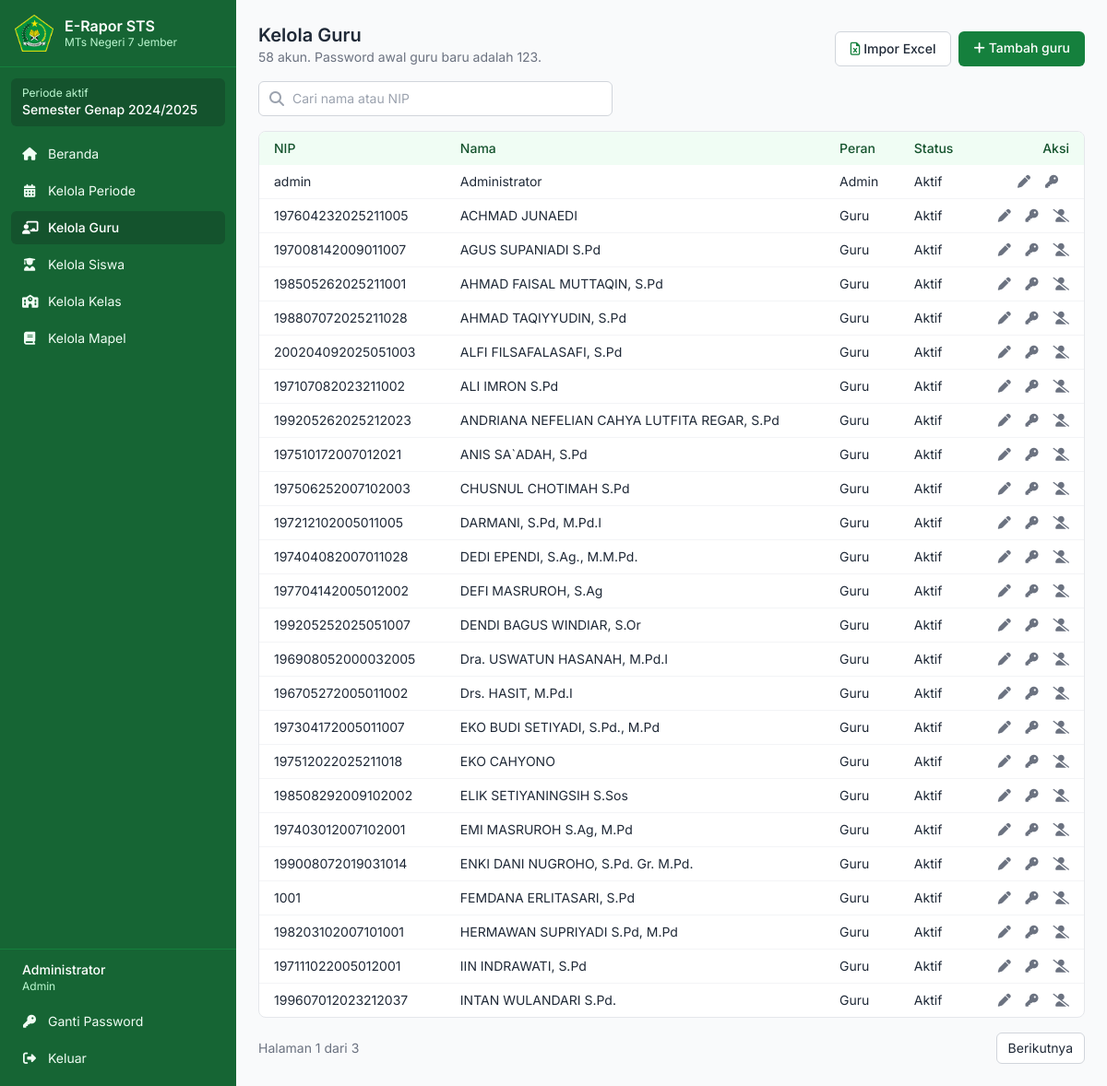
Screenshot of /admin/guru.php (signed in) with the database file from the repository.
### tables this page shows
CREATE TABLE periode (
  id             INT UNSIGNED AUTO_INCREMENT PRIMARY KEY,
  tahun_ajaran   VARCHAR(9) NOT NULL,                        
  semester       ENUM('Ganjil','Genap') NOT NULL,
  tanggal_cetak  DATE NULL,                                  
  is_aktif       TINYINT(1) NOT NULL DEFAULT 0,
  created_at     TIMESTAMP DEFAULT CURRENT_TIMESTAMP,
  UNIQUE KEY uq_periode (tahun_ajaran, semester)
);

CREATE TABLE users (
  id          INT UNSIGNED AUTO_INCREMENT PRIMARY KEY,
  nip         VARCHAR(30)  NOT NULL UNIQUE,
  nama        VARCHAR(100) NOT NULL,                         
  password    VARCHAR(255) NOT NULL,                         
  role        ENUM('admin','guru') NOT NULL DEFAULT 'guru',
  is_aktif    TINYINT(1) NOT NULL DEFAULT 1,
  created_at  TIMESTAMP DEFAULT CURRENT_TIMESTAMP
);

### app/bootstrap.php (called while the page is built, shortened)
<?php
function cfg(string $key): string { return (string)$GLOBALS['config'][$key]; }
function db(): PDO {
    static $pdo = null;
    if ($pdo === null) {
        $dsn = 'mysql:host=' . cfg('db_host') . ';dbname=' . cfg('db_name') . ';charset=utf8mb4';
        $pdo = new PDO($dsn, cfg('db_user'), cfg('db_pass'), [
            PDO::ATTR_ERRMODE => PDO::ERRMODE_EXCEPTION,
            PDO::ATTR_DEFAULT_FETCH_MODE => PDO::FETCH_ASSOC,
            PDO::ATTR_EMULATE_PREPARES => false,
        ]);
    }
    return $pdo;
}
function e(mixed $v): string { return htmlspecialchars((string)$v, ENT_QUOTES, 'UTF-8'); }
function url(string $path = ''): string { return cfg('base_url') . '/' . ltrim($path, '/'); }
function user(): ?array { return $_SESSION['user'] ?? null; }
function periode_aktif(): ?array {
    return db()->query('SELECT * FROM periode WHERE is_aktif = 1 LIMIT 1')->fetch() ?: null;
}

### admin/guru.php (the view, shortened to what this page needs)
<?php
require __DIR__ . '/../app/bootstrap.php';
$me = (int)user()['id'];
$q = trim($_GET['q'] ?? '');
$like = '%' . $q . '%';
$per = 25;
$st = db()->prepare('SELECT COUNT(*) FROM users WHERE nama LIKE ? OR nip LIKE ?');
$st->execute([$like, $like]);
$total = (int)$st->fetchColumn();
$pages = max(1, (int)ceil($total / $per));
$page = min(max(1, (int)($_GET['page'] ?? 1)), $pages);
$off = ($page - 1) * $per;
$st = db()->prepare("SELECT id, nip, nama, role, is_aktif FROM users
                     WHERE nama LIKE ? OR nip LIKE ? ORDER BY role, nama LIMIT $per OFFSET $off");
$st->execute([$like, $like]);
$daftar = $st->fetchAll();
require __DIR__ . '/../app/partials/header.php';
?>
<div class="flex flex-wrap items-end justify-between gap-3 mb-4">
  <div>
    <h1 class="text-xl font-semibold">Kelola Guru</h1>
    <p class="text-sm text-gray-500"><?= $total ?> akun. Password awal guru baru adalah 123.</p>
  </div>
  <div class="flex gap-2">
    <a href="<?= url('admin/guru_import.php') ?>" class="rounded-md border border-gray-300 bg-white hover:bg-gray-50 text-sm font-medium py-2 px-4">
      <i class="fa-regular fa-file-excel mr-1 text-green-700"></i>Impor Excel
    </a>
    <a href="<?= url('admin/guru_form.php') ?>" class="rounded-md bg-green-700 hover:bg-green-800 text-white text-sm font-medium py-2 px-4">
      <i class="fa-solid fa-plus mr-1"></i>Tambah guru
    </a>
  </div>
</div>
<form method="get" class="mb-4 max-w-sm relative">
  <i class="fa-solid fa-magnifying-glass absolute left-3 top-1/2 -translate-y-1/2 text-gray-400"></i>
  <input name="q" value="<?= e($q) ?>" placeholder="Cari nama atau NIP"
         class="w-full rounded-md border border-gray-300 pl-9 pr-3 py-2 text-sm focus:border-green-600 focus:ring-1 focus:ring-green-600 focus:outline-none">
</form>
<div class="bg-white border border-gray-200 rounded-lg overflow-x-auto">
  <table class="w-full text-sm">
    <thead class="bg-green-50 text-green-900 text-left">
      <tr>
        <th class="px-4 py-2 font-medium">NIP</th>
        <th class="px-4 py-2 font-medium">Nama</th>
        <th class="px-4 py-2 font-medium">Peran</th>
        <th class="px-4 py-2 font-medium">Status</th>
        <th class="px-4 py-2 font-medium text-right">Aksi</th>
      </tr>
    </thead>
    <tbody class="divide-y divide-gray-100">
    <?php foreach ($daftar as $g): ?>
      <tr class="<?= $g['is_aktif'] ? '' : 'text-gray-400' ?>">
        <td class="px-4 py-2 whitespace-nowrap"><?= e($g['nip']) ?></td>
        <td class="px-4 py-2"><?= e($g['nama']) ?></td>
        <td class="px-4 py-2"><?= $g['role'] === 'admin' ? 'Admin' : 'Guru' ?></td>
        <td class="px-4 py-2"><?= $g['is_aktif'] ? 'Aktif' : 'Nonaktif' ?></td>
        <td class="px-4 py-2 text-right whitespace-nowrap">
          <a href="<?= url('admin/guru_form.php?id=' . (int)$g['id']) ?>" class="text-gray-500 hover:text-green-700 mr-3" title="Edit">
            <i class="fa-solid fa-pen"></i>
          </a>
          <form method="post" class="inline" onsubmit="return confirm('Reset password <?= e(addslashes($g['nama'])) ?> ke 123?')">
            <button class="text-gray-500 hover:text-green-700 mr-3" title="Reset password ke 123"><i class="fa-solid fa-key"></i></button>
          </form>
          <?php if ((int)$g['id'] !== $me): ?>
          <form method="post" class="inline" onsubmit="return confirm('Ubah status akun ini?')">
            <button class="text-gray-500 hover:text-red-600" title="<?= $g['is_aktif'] ? 'Nonaktifkan' : 'Aktifkan' ?>">
              <i class="fa-solid <?= $g['is_aktif'] ? 'fa-user-slash' : 'fa-user-check' ?>"></i>
            </button>
          </form>
          <?php endif; ?>
        </td>
      </tr>
    <?php endforeach; ?>
    </tbody>
  </table>
</div>
<?php if ($pages > 1): ?>
<div class="flex items-center justify-between mt-4 text-sm">
  <span class="text-gray-500">Halaman <?= $page ?> dari <?= $pages ?></span>
  <div class="flex gap-2">
    <?php if ($page < $pages): ?>
      <a href="?q=<?= urlencode($q) ?>&page=<?= $page + 1 ?>" class="rounded-md border border-gray-300 bg-white px-3 py-1.5 hover:bg-gray-50">Berikutnya</a>
    <?php endif; ?>
  </div>
</div>
<?php endif; ?>
<?php require __DIR__ . '/../app/partials/footer.php'; ?>

### app/partials/head.php (shortened to what this page needs)
<!DOCTYPE html>
<html lang="id">
<head>
  <link rel="stylesheet" href="https://cdnjs.cloudflare.com/ajax/libs/font-awesome/6.5.2/css/all.min.css">
  <script src="https://cdn.tailwindcss.com"></script>
</head>
<body class="bg-gray-50 text-gray-800 font-sans antialiased">

### app/partials/header.php (shortened to what this page needs)
<?php
require __DIR__ . '/head.php';
$_u = user();
$_p = periode_aktif();
$_cur = basename($_SERVER['SCRIPT_NAME']);
$_menu = [['index.php', 'Beranda', 'fa-house', ['index.php']]];
if ($_u['role'] === 'admin') {
    $_menu[] = ['admin/periode.php', 'Kelola Periode', 'fa-calendar-days', ['periode.php']];
    $_menu[] = ['admin/guru.php', 'Kelola Guru', 'fa-chalkboard-user', ['guru.php', 'guru_form.php', 'guru_import.php']];
    $_menu[] = ['admin/siswa.php', 'Kelola Siswa', 'fa-user-graduate', ['siswa.php', 'siswa_form.php', 'siswa_import.php']];
    $_menu[] = ['admin/kelas.php', 'Kelola Kelas', 'fa-school', ['kelas.php', 'kelas_form.php', 'kelas_anggota.php', 'kelas_salin.php']];
    $_menu[] = ['admin/mapel.php', 'Kelola Mapel', 'fa-book', ['mapel.php', 'mapel_form.php']];
}
$_nav = fn(bool $on) => $on ? 'bg-green-900 text-white font-medium' : 'text-green-50 hover:bg-green-700';
?>
<div class="min-h-screen lg:flex">
  <aside id="sidebar"
         class="fixed inset-y-0 left-0 z-50 w-64 shrink-0 flex flex-col bg-green-800 text-white
                -translate-x-full transition-transform lg:translate-x-0 lg:sticky lg:top-0 lg:h-screen">
    <div class="px-4 py-4 flex items-center gap-3 border-b border-green-700">
      <img src="<?= url('assets/img/logo.png') ?>" alt="" class="h-10 w-auto">
      <div class="leading-tight">
        <div class="font-semibold"><?= e(cfg('app_name')) ?></div>
        <div class="text-xs text-green-200">MTs Negeri 7 Jember</div>
      </div>
    </div>
    <?php if ($_p): ?>
    <div class="mx-3 mt-3 rounded-md bg-green-900 px-3 py-2 text-sm">
      <div class="text-xs text-green-200">Periode aktif</div>
      <div class="font-medium">Semester <?= e($_p['semester']) ?> <?= e($_p['tahun_ajaran']) ?></div>
    </div>
    <?php endif; ?>
    <nav class="flex-1 overflow-y-auto px-3 py-3 space-y-1 text-sm">
      <?php foreach ($_menu as [$_path, $_label, $_icon, $_files]): ?>
        <a href="<?= url($_path) ?>" class="flex items-center gap-3 rounded-md px-3 py-2 <?= $_nav(in_array($_cur, $_files, true)) ?>">
          <i class="fa-solid <?= $_icon ?> w-4 text-center"></i><?= $_label ?>
        </a>
      <?php endforeach; ?>
    </nav>
    <div class="border-t border-green-700 px-3 py-3 text-sm space-y-1">
      <div class="px-3 pb-2">
        <div class="font-medium truncate" title="<?= e($_u['nama']) ?>"><?= e($_u['nama']) ?></div>
        <div class="text-xs text-green-200"><?= $_u['role'] === 'admin' ? 'Admin' : 'Guru' ?></div>
      </div>
      <a href="<?= url('ganti_password.php') ?>" class="flex items-center gap-3 rounded-md px-3 py-2 <?= $_nav($_cur === 'ganti_password.php') ?>">
        <i class="fa-solid fa-key w-4 text-center"></i>Ganti Password
      </a>
      <a href="<?= url('logout.php') ?>" class="flex items-center gap-3 rounded-md px-3 py-2 text-green-50 hover:bg-green-700">
        <i class="fa-solid fa-right-from-bracket w-4 text-center"></i>Keluar
      </a>
    </div>
  </aside>
  <div class="flex-1 min-w-0">
    <main class="max-w-5xl mx-auto px-4 sm:px-6 py-6">

### app/partials/footer.php (shortened to what this page needs)
    </main>
  </div>
</div>
</body>
</html>

### rows the page displays
periode: semester "Genap", tahun_ajaran "2024/2025"
users: nama "Administrator", nip "admin", role "Admin", is_aktif "Aktif"
users: nip "197604232025211005", nama "ACHMAD JUNAEDI", role "Guru", is_aktif "Aktif"
users: nip "197008142009011007", nama "AGUS SUPANIADI S.Pd", role "Guru", is_aktif "Aktif"
users: nip "198505262025211001", nama "AHMAD FAISAL MUTTAQIN, S.Pd", role "Guru", is_aktif "Aktif"
users: nip "198807072025211028", nama "AHMAD TAQIYYUDIN, S.Pd", role "Guru", is_aktif "Aktif"
users: nip "200204092025051003", nama "ALFI FILSAFALASAFI, S.Pd", role "Guru", is_aktif "Aktif"
users: nip "197107082023211002", nama "ALI IMRON S.Pd", role "Guru", is_aktif "Aktif"
users: nip "199205262025212023", nama "ANDRIANA NEFELIAN CAHYA LUTFITA REGAR, S.Pd", role "Guru", is_aktif "Aktif"
users: nip "197510172007012021", nama "ANIS SA`ADAH, S.Pd", role "Guru", is_aktif "Aktif"
users: nip "197506252007102003", nama "CHUSNUL CHOTIMAH S.Pd", role "Guru", is_aktif "Aktif"
users: nip "197212102005011005", nama "DARMANI, S.Pd, M.Pd.I", role "Guru", is_aktif "Aktif"
users: nip "197404082007011028", nama "DEDI EPENDI, S.Ag., M.M.Pd.", role "Guru", is_aktif "Aktif"
users: nip "197704142005012002", nama "DEFI MASRUROH, S.Ag", role "Guru", is_aktif "Aktif"
users: nip "199205252025051007", nama "DENDI BAGUS WINDIAR, S.Or", role "Guru", is_aktif "Aktif"
users: nip "196908052000032005", nama "Dra. USWATUN HASANAH, M.Pd.I", role "Guru", is_aktif "Aktif"
users: nip "196705272005011002", nama "Drs. HASIT, M.Pd.I", role "Guru", is_aktif "Aktif"
users: nip "197304172005011007", nama "EKO BUDI SETIYADI, S.Pd., M.Pd", role "Guru", is_aktif "Aktif"
users: nip "197512022025211018", nama "EKO CAHYONO", role "Guru", is_aktif "Aktif"
users: nip "198508292009102002", nama "ELIK SETIYANINGSIH S.Sos", role "Guru", is_aktif "Aktif"
users: nip "197403012007102001", nama "EMI MASRUROH S.Ag, M.Pd", role "Guru", is_aktif "Aktif"
users: nip "199008072019031014", nama "ENKI DANI NUGROHO, S.Pd. Gr. M.Pd.", role "Guru", is_aktif "Aktif"
users: nip "1001", nama "FEMDANA ERLITASARI, S.Pd", role "Guru", is_aktif "Aktif"
users: nip "198203102007101001", nama "HERMAWAN SUPRIYADI S.Pd, M.Pd", role "Guru", is_aktif "Aktif"
users: nip "197111022005012001", nama "IIN INDRAWATI, S.Pd", role "Guru", is_aktif "Aktif"
users: nip "199607012023212037", nama "INTAN WULANDARI S.Pd.", role "Guru", is_aktif "Aktif"

### other values shown
cfg('app_name') "E-Rapor STS"
$_label "Beranda"
$_label "Kelola Periode"
$_label "Kelola Guru"
$_label "Kelola Siswa"
$_label "Kelola Kelas"
$_label "Kelola Mapel"
$total "58"
$page "1"
$pages "3"
